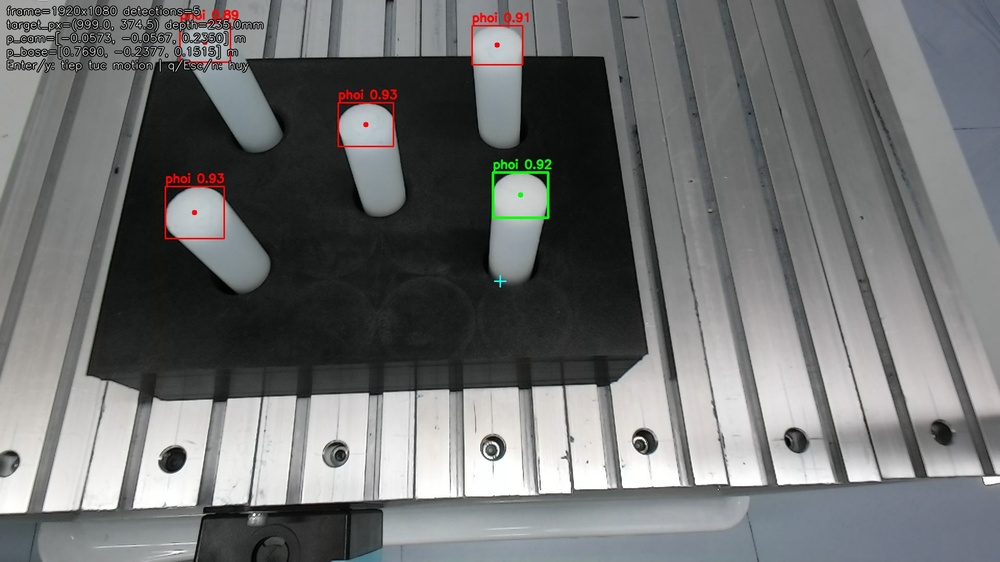
#> input picture captures/scanpose_touch/scanpose_touch_20260616_184850.jpg, 1000 x 562 px, shrunk from 1920 x 1080 before the run
$ python -i tray_holes.py   (imports and definitions only)
#> lines starting #> are read from the running program, lines starting #| are printed output that depends on the picture
"""Tray hole detection and tray-layout matching helpers."""

from itertools import combinations, permutations
from pathlib import Path
from typing import List, Optional

import cv2
import numpy as np

from vision.tray_layout import load_tray_layout


def detect_tray_holes(
    rgb_image: np.ndarray,
    min_radius_px: int = 10,
    max_radius_px: int = 40,
    min_dist_px: int = 30,
) -> List[dict]:
    """Detect approximately circular tray holes in the current RGB frame."""
#> called with min_radius_px = 10, max_radius_px = 40, min_dist_px = 30
    gray = cv2.cvtColor(rgb_image, cv2.COLOR_RGB2GRAY)
    gray = cv2.GaussianBlur(gray, (9, 9), 1.5)
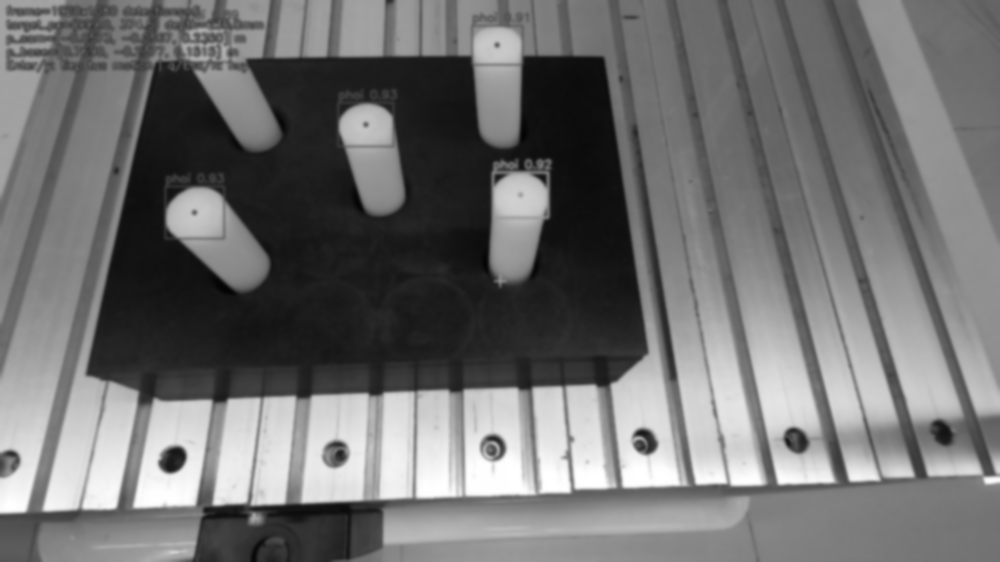
#> gray: shape (562, 1000); min 3, max 255, mean 112.6
    circles = cv2.HoughCircles(
        gray,
        cv2.HOUGH_GRADIENT,
        dp=1.2,
        minDist=min_dist_px,
        param1=100,
        param2=18,
        minRadius=min_radius_px,
        maxRadius=max_radius_px,
    )
#> circles = 52 rows, first 8: [198.6, 220.2, 34], [241.8, 264.6, 26.92], [366.6, 132.6, 29.56], [198.6, 22.2, 34], [641.4, 448.2, 39.28], [31.8, 36.6, 30.04], [65.4, 40.2, 35.32], [149.4, 31.8, 28.72]

    if circles is None:
        return []

    holes = []
    for circle in np.round(circles[0, :]).astype(int):
        u, v, r = int(circle[0]), int(circle[1]), int(circle[2])
        holes.append({"center": [float(u), float(v)], "radius_px": float(r)})
#> this loop made 52 passes
#> (u, v, r) on passes 1 to 12: (199, 220, 34), (242, 265, 27), (367, 133, 30), (199, 22, 34), (641, 448, 39), (32, 37, 30), (65, 40, 35), (149, 32, 29), (101, 37, 34), (517, 205, 34), (245, 46, 26), (43, 68, 38)
#> after the loop, holes = 52 items
    return holes


# [27 lines left out: function snap_pick_to_nearest_hole, not called in this run]


def _centers_to_array(holes: List[dict]) -> np.ndarray:
    return np.array([hole["center"] for hole in holes], dtype=np.float32)


# [79 lines left out: functions match_tray_layout_to_detected_holes, assign_pick_to_layout_hole, not called in this run]

>>> import cv2
>>> picture = cv2.cvtColor(cv2.imread('../captures/scanpose_touch/scanpose_touch_20260616_184850.jpg'), cv2.COLOR_BGR2RGB)
>>> result = detect_tray_holes(picture)
#> result = 52 items

$ run again, on captures/scanpose_touch/scanpose_touch_20260617_092554.jpg
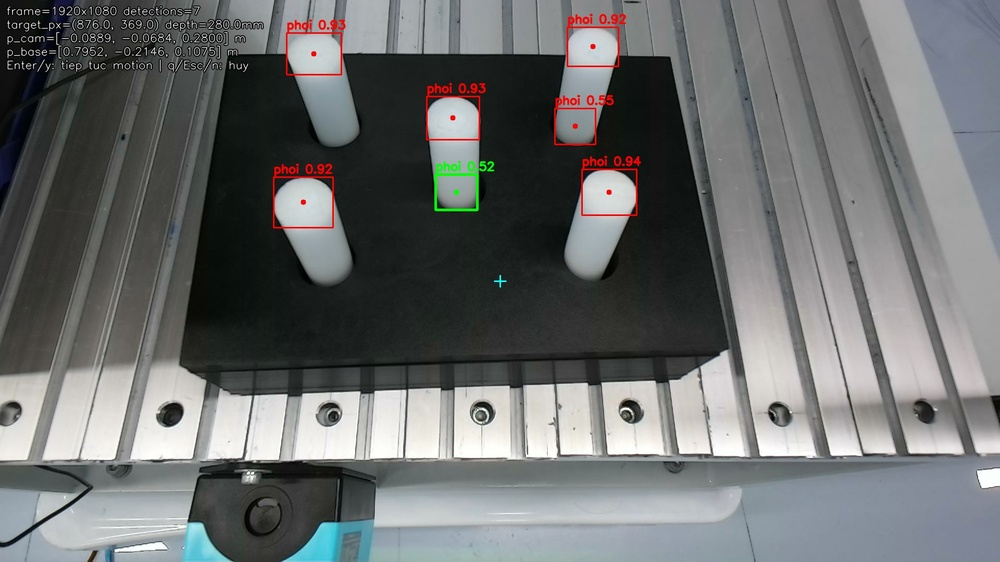
#> input picture captures/scanpose_touch/scanpose_touch_20260617_092554.jpg, 1000 x 562 px, shrunk from 1920 x 1080 before the run
#> in detect_tray_holes, `gray = cv2.cvtColor(rgb_image, cv2.COLOR_RGB2GRAY)`:
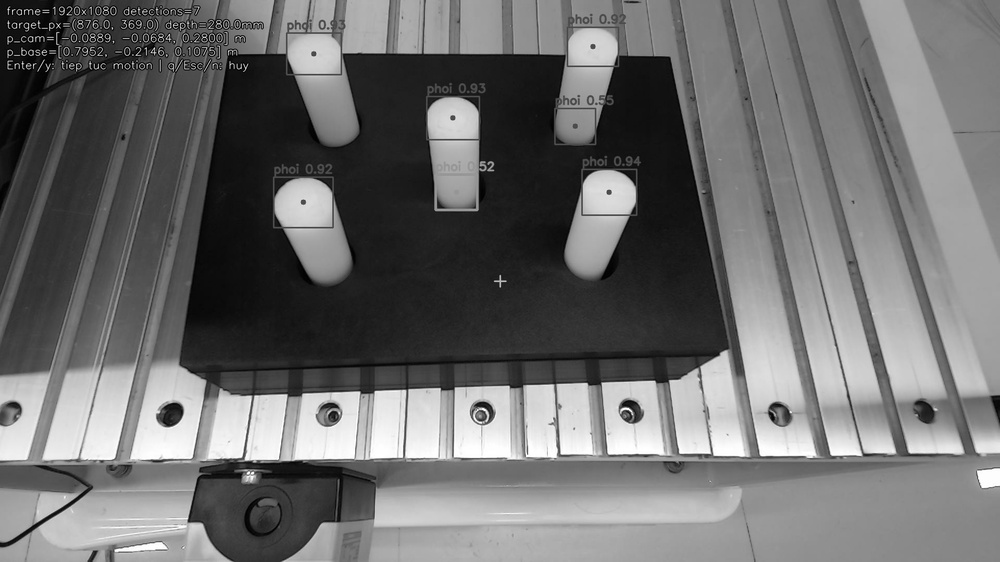
#> gray: shape (562, 1000); min 0, max 255, mean 109.6
#> circles = 50 rows, first 8: [606.6, 198.6, 29.56], [636.6, 419.4, 37.96], [708.6, 489, 32.68], [28.2, 37.8, 30.04], [60.6, 48.6, 34], [298.2, 204.6, 24.52], [451.8, 123, 27.76], [262.2, 514.2, 17.32]
#> the loop in detect_tray_holes, `for circle in np.round(circles[0, :]).astype(int):` made 50 passes
#> (u, v, r) on passes 1 to 8: (607, 199, 30), (637, 419, 38), (709, 489, 33), (28, 38, 30), (61, 49, 34), (298, 205, 25), (452, 123, 28), (262, 514, 17)
#> after the loop in detect_tray_holes, `for circle in np.round(circles[0, :]).astype(int):`: holes = 50 items
